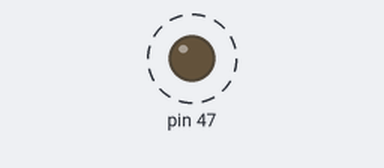
Bench run of a sketch on a simulated Arduino Mega 2560, built with avr-gcc and run on an emulated ATmega2560. On the bench: output pins drawn as LEDs (lit = HIGH). Dashed ring = blinking.

Above: at 0.5 s.
Timing chart, 0 to 4.6 s (numbered marks = the images above):
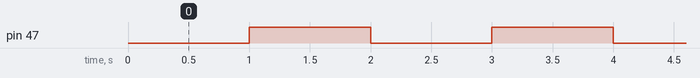

The sketch:

io_output_ext.ino
```cpp
void setup() {
  pinMode(47, OUTPUT);
}

void loop() {
  digitalWrite(47, LOW);    // LED 亮
  delay(1000);               // 延时1秒
  digitalWrite(47, HIGH);   // LED 熄灭
  delay(1000);               // 延时1秒
}
```

Measured:
- by itself, pin 47: alternates HIGH for 1.0 s and LOW for 1.0 s
